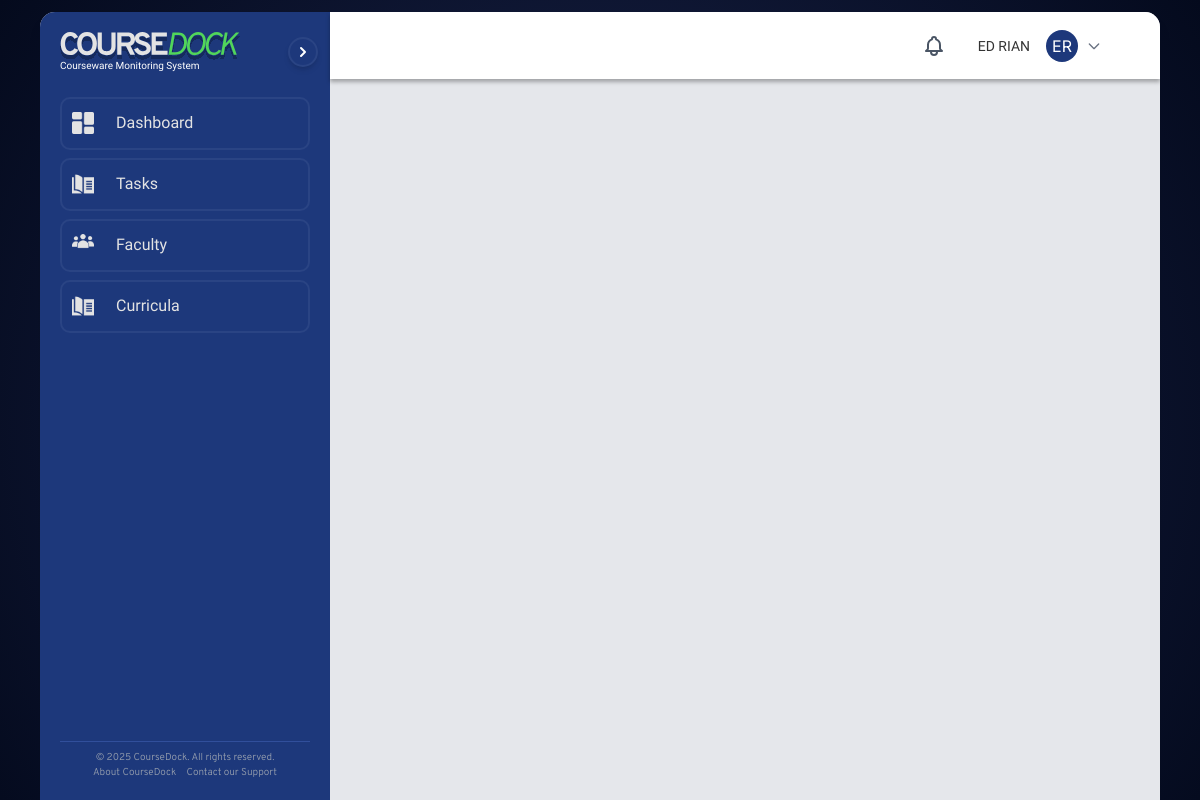
/main/auditlog/audit_log.php (signed in), run on an earlier commit of the app's database.
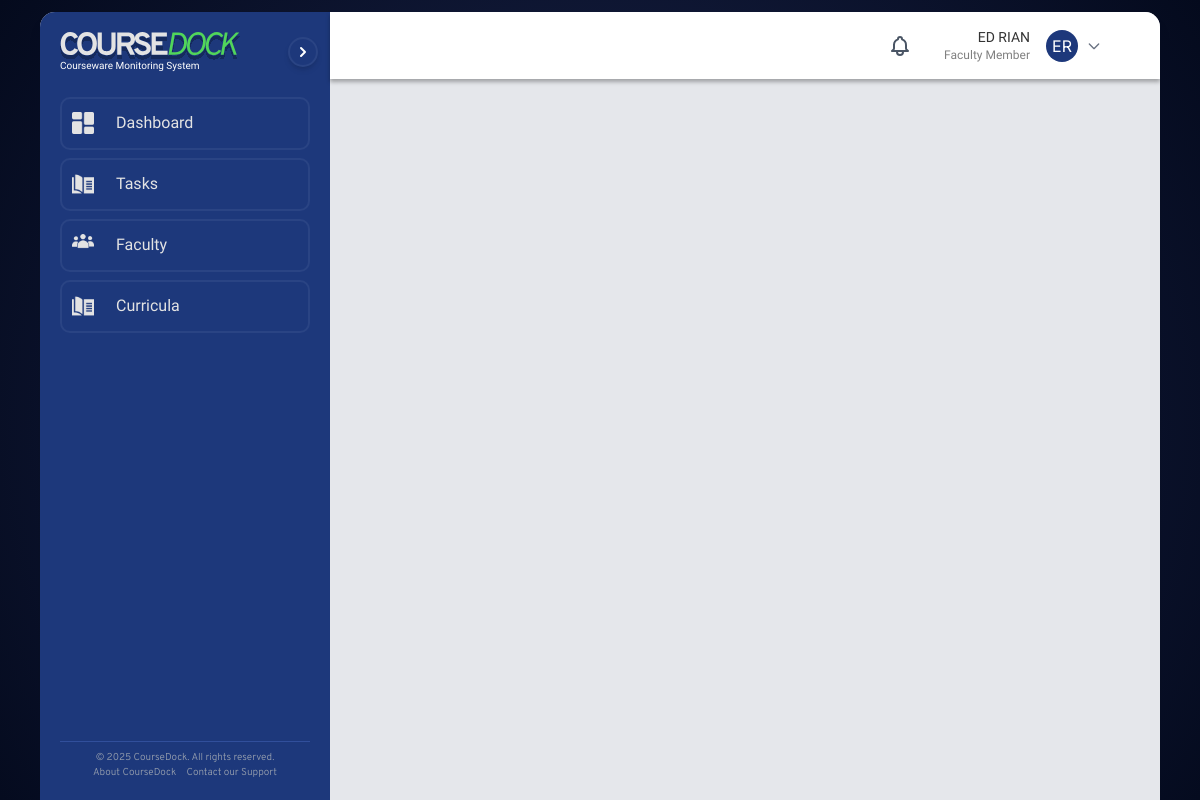
And on a later commit of the database.
### tables this page shows
CREATE TABLE `personnel` (
  `PersonnelID` int(11) NOT NULL AUTO_INCREMENT,
  `FirstName` varchar(50) NOT NULL,
  `LastName` varchar(50) NOT NULL,
  `Gender` enum('Male','Female','Other') DEFAULT NULL,
  `Role` varchar(10) DEFAULT NULL,
  `FacultyID` int(11) DEFAULT NULL,
  `AccountID` int(11) DEFAULT NULL,
  PRIMARY KEY (`PersonnelID`),
  KEY `FacultyID` (`FacultyID`),
  KEY `AccountID` (`AccountID`),
  CONSTRAINT `personnel_ibfk_1` FOREIGN KEY (`FacultyID`) REFERENCES `faculties` (`FacultyID`),
  CONSTRAINT `personnel_ibfk_2` FOREIGN KEY (`AccountID`) REFERENCES `accounts` (`AccountID`) ON DELETE SET NULL ON UPDATE CASCADE
);

### main/auditlog/audit_log.php (the view, shortened to what the changed rows need)
<?php
$conn = new mysqli("localhost", "root", "", "CMS");
$accountID = $_SESSION['AccountID'];
$userQuery = "SELECT FirstName, LastName FROM personnel WHERE AccountID = ?";
$userStmt = $conn->prepare($userQuery);
$userStmt->bind_param("i", $accountID);
$userStmt->execute();
$userResult = $userStmt->get_result();
$userInfo = $userResult->fetch_assoc();
$query = "SELECT Role, FacultyID FROM personnel WHERE AccountID = ?";
$stmt = $conn->prepare($query);
$stmt->bind_param("i", $accountID);
$stmt->execute();
$result = $stmt->get_result();
if ($row = $result->fetch_assoc()) {
    if (!empty($row['Role'])) {
        if ($row['Role'] === 'DN') {
            $dashboardPage = "dashboard/dn-dash.php";
            $userRole = "College Dean";
        } elseif ($row['Role'] === 'PH') {
            $dashboardPage = "dashboard/ph-dash.php";
            $userRole = "Program Head";
        } elseif ($row['Role'] === 'FM') {
            $userRole = "Faculty Member";
        } elseif ($row['Role'] === 'COR') {
            $dashboardPage = "dashboard/[ph-dash.php";
            $userRole = "Courseware Coordinator";
        }
    }
}
?>
<!DOCTYPE html>
<html lang="en">
<head>
    <link href="../../src/tailwind/output.css" rel="stylesheet" />
    <link href="../../src/styles.css" rel="stylesheet" />
</head>
<body class="w-full h-screen bg-[#020A27] px-10 pt-3 flex items-start justify-center">
    <div class="w-full h-full flex flex-row rounded-t-[15px] overflow-hidden bg-gray-200 shadow-lg">
        <div class="flex-1 flex flex-col h-full ">
            <div class="bg-white px-[50px] py-[20px] h-[67px] flex justify-between items-center w-full box-border" style="box-shadow: 0 3px 4px 0 rgba(0, 0, 0, 0.3);">
                <div class="flex items-center gap-4">
                    <div class="profile-container relative">
                        <div class="user-info flex items-center">
                            <div class="flex items-center cursor-pointer" onclick="toggleUserMenu(event)">
                                <div class="flex flex-col mr-2">
                                    <span class="font-onest text-[14px] font-medium text-[#333]">
                                        <?php echo htmlspecialchars($userInfo['FirstName'] . ' ' . $userInfo['LastName']); ?>
                                    </span>
                                    <span class="font-onest text-[12px] text-[#808080] -mt-[2px]">
                                        <?php echo htmlspecialchars($userRole); ?>
                                    </span>
                                </div>
                                <div class="w-8 h-8 rounded-full bg-[#1D387B] text-white flex items-center justify-center ml-2">
                                    <?php
                                    $initials = substr($userInfo['FirstName'], 0, 1) . substr($userInfo['LastName'], 0, 1);
                                    echo htmlspecialchars(strtoupper($initials));
                                    ?>
                                </div>
                                <svg xmlns="http://www.w3.org/2000/svg" class="h-4 w-4 text-gray-500 ml-2 transition-transform duration-300" id="dropdown-icon" fill="none" viewBox="0 0 24 24" stroke="currentColor">
                                    <path stroke-linecap="round" stroke-linejoin="round" stroke-width="2" d="M19 9l-7 7-7-7" />
                                </svg>
                            </div>
                         </div>
                    </div>
                </div>
             </div>
        </div>
    </div>
</body>
</html>

What changed in the data, as far as the page shows it:
changed personnel "ER": Role (not shown) → "Faculty Member"
